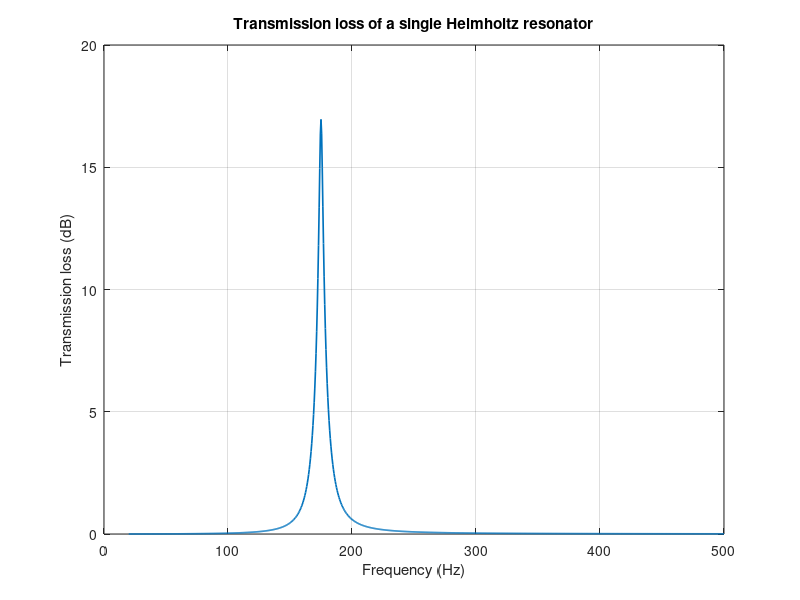
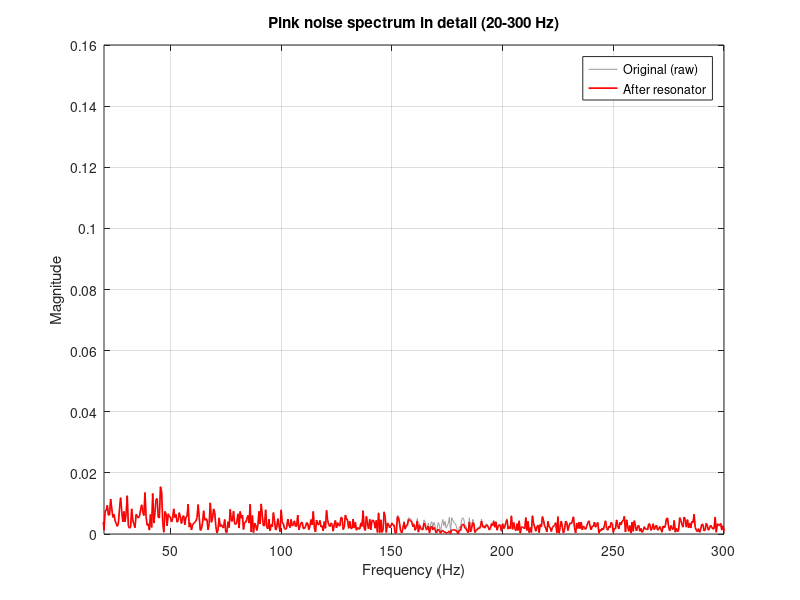
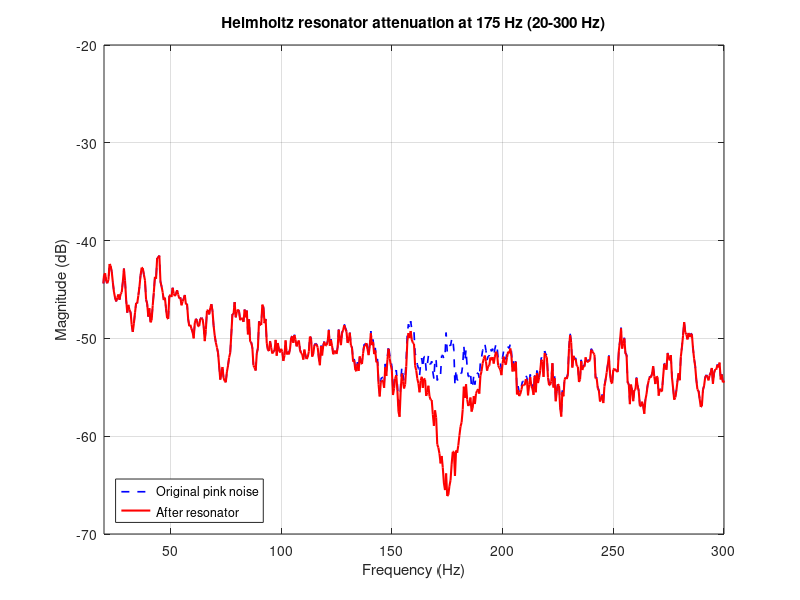
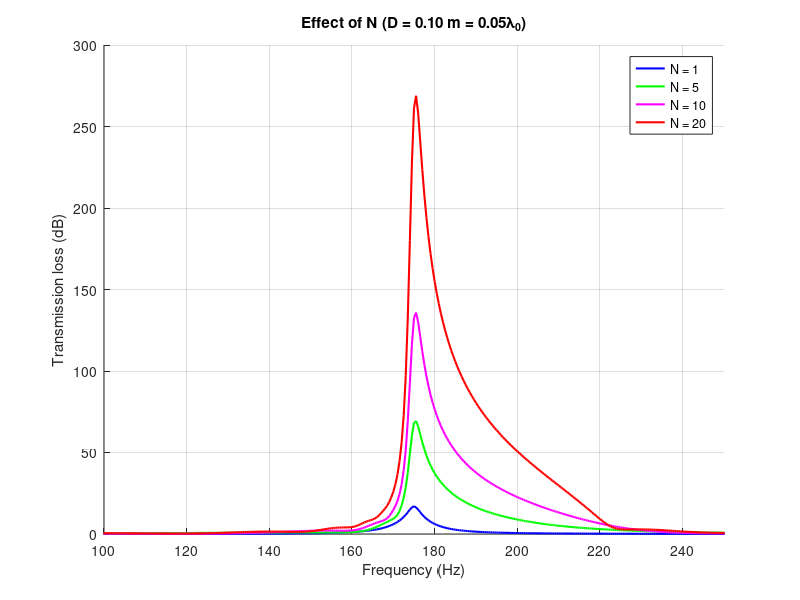

Here is the MATLAB script that generated these plots, in order: (Note: this script raises an error after producing the figures.)
%% HELMHOLTZ_PANEL_TL
% Transmission loss (TL) of Helmholtz-resonator-based acoustic metamaterials
% for low-frequency sound isolation (target band: 150-250 Hz).
%
% The script is organised in independent sections:
%   0. Global parameters
%   1. Single Helmholtz resonator (side branch in a duct)
%   2. Narrower-neck design (higher Q)
%   3. Pink-noise filtering with the single resonator
%   4. Periodic array of resonators in a duct (transfer-matrix method)
%   5. Graded panel of 16 resonators (150-250 Hz), locally reactive surface
%
% Model: lumped-element acoustic circuit (mass MA, compliance CA, resistance RA).
% Requirements: base MATLAB (no toolboxes).
%
% Author: Pepe - Undergraduate thesis (TFG), Universidad de Malaga.

clear; clc; close all;

%% 0. Global parameters
f0   = 175;              % Target resonance frequency [Hz]
w0   = 2*pi*f0;          % Angular resonance frequency [rad/s]
rho0 = 1.21;             % Air density [kg/m^3]
c    = 343;              % Speed of sound [m/s]
nu   = 1.5e-5;           % Kinematic viscosity of air [m^2/s]

% Neck geometry (square cross-section)
L    = 15e-3;            % Neck length [m]
d    = 12e-3;            % Neck side length [m]
S    = d^2;              % Neck cross-section area [m^2] (= 1.44e-4)

% Duct (100 x 100 mm)
Sduct = 0.01;            % Duct cross-section area [m^2]
Z0    = rho0*c/Sduct;    % Characteristic acoustic impedance of the duct [Pa*s/m^3]

% Frequency sweep (fine resolution needed because of the high Q)
f  = 20:0.5:500;         % [Hz]
w  = 2*pi*f;             % [rad/s]
Nf = numel(f);

%% 1. Single Helmholtz resonator
% Effective neck length with end correction (flanged/unflanged average: 0.85*d)
Leff = L + 0.85*d;

% Cavity volume from the target resonance frequency: f0 = (c/2pi)*sqrt(S/(V*Leff))
V = (c^2*S)/(w0^2*Leff);

CA = V/(rho0*c^2);       % Acoustic compliance [m^3/Pa]
MA = rho0*Leff/S;        % Acoustic mass [kg/m^4]
% Viscous (boundary-layer) resistance; dominates over radiation resistance at this frequency
RA = (rho0/S)*sqrt(2*w0*nu)*(1 + L/d);   % [Pa*s/m^3]

% Acoustic impedance of the resonator (series RLC)
Zm = RA + 1i*(w*MA - 1./(w*CA));

% Transmission loss of a side-branch resonator in the duct
TL = 20*log10(abs((2*Zm + Z0)./(2*Zm)));

figure('Name', 'Single resonator TL');
plot(f, TL, 'LineWidth', 1.2);
xlabel('Frequency (Hz)');
ylabel('Transmission loss (dB)');
title('Transmission loss of a single Helmholtz resonator');
grid on;

%% 2. Narrower neck design (d/sqrt(2)) to widen the bandwidth (lower Q)
d_new    = d/sqrt(2);
S_new    = d_new^2;
Leff_new = L + 0.85*d_new;

MA_new = rho0*Leff_new/S_new;
RA_new = (rho0/S_new)*sqrt(2*w0*nu)*(1 + L/d_new);
Q_new  = (w0*MA_new)/RA_new;   % Quality factor
df_new = f0/Q_new;             % Half-power bandwidth [Hz]

fprintf('Narrow-neck design: Q = %.1f, bandwidth = %.2f Hz\n', Q_new, df_new);

%% 3. Pink noise filtered by the single resonator
fs  = 4000;              % Sampling frequency [Hz]
dur = 2;                 % Duration [s]
Ns  = fs*dur;            % Number of samples

% Pink noise: white noise shaped with a 1/sqrt(f) amplitude filter in the frequency domain
white = randn(Ns, 1);
X = fft(white);
freqs_fft = (0:Ns-1)*(fs/Ns);
freqs_sym = min(freqs_fft, fs - freqs_fft);   % Symmetric frequency axis (keeps ifft real)
freqs_sym(1) = freqs_sym(2);                  % Avoid division by zero at DC
pink_noise = real(ifft(X .* (1./sqrt(freqs_sym(:)))));
pink_noise = pink_noise/max(abs(pink_noise)); % Normalise

% Spectrum before the resonator (one-sided)
Y_before   = fft(pink_noise);
mag_before = abs(Y_before(1:Ns/2))/Ns;
f_axis     = (0:Ns/2-1)*(fs/Ns);

% Apply the resonator attenuation
w_axis    = 2*pi*f_axis;
w_axis(1) = w_axis(2);                        % Avoid division by zero at DC
Zm_axis   = RA + 1i*(w_axis*MA - 1./(w_axis*CA));
TL_axis   = 20*log10(abs((2*Zm_axis + Z0)./(2*Zm_axis)));
atten_lin = 10.^(-TL_axis/20);                % Linear attenuation factor

Y_after   = Y_before(1:Ns/2).' .* atten_lin;
mag_after = abs(Y_after)/Ns;

% Spectra in dB (eps avoids log(0)) and light moving-average smoothing
dB_before_smooth = movmean(20*log10(mag_before + eps), 8);
dB_after_smooth  = movmean(20*log10(mag_after  + eps), 8);

% Figure A: linear magnitude
figure('Name', 'Spectral detail (linear magnitude)');
plot(f_axis, mag_before, 'Color', [0.6 0.6 0.6], 'DisplayName', 'Original (raw)');
hold on;
plot(f_axis, mag_after, 'r-', 'LineWidth', 1.2, 'DisplayName', 'After resonator');
hold off;
xlabel('Frequency (Hz)');
ylabel('Magnitude');
title('Pink noise spectrum in detail (20-300 Hz)');
grid on; xlim([20 300]);
legend('Location', 'northeast');

% Figure B: dB with smoothing (recommended)
figure('Name', 'Spectral detail (dB)');
plot(f_axis, dB_before_smooth, 'b--', 'LineWidth', 1.2, 'DisplayName', 'Original pink noise');
hold on;
plot(f_axis, dB_after_smooth, 'r-', 'LineWidth', 1.5, 'DisplayName', 'After resonator');
hold off;
xlabel('Frequency (Hz)');
ylabel('Magnitude (dB)');
title('Helmholtz resonator attenuation at 175 Hz (20-300 Hz)');
grid on; xlim([20 300]);
legend('Location', 'southwest');

%% 4. Periodic array of resonators in a duct (transfer-matrix method)
% Each unit cell = duct section of length D + side-branch resonator.
lambda0  = c/f0;
D_values = [0.10, lambda0/4, lambda0/2, lambda0];   % Spacing between resonators [m]
N_values = [1, 5, 10, 20];                          % Number of unit cells
colors   = {'b', 'g', 'm', 'r'};

k = w/c;                                            % Wavenumber [rad/m]
TL_results = zeros(numel(D_values), numel(N_values), Nf);

for d_idx = 1:numel(D_values)
    D = D_values(d_idx);
    for n_idx = 1:numel(N_values)
        N_cells = N_values(n_idx);
        for idx = 1:Nf
            kD = k(idx)*D;
            T_duct = [cos(kD),          1i*Z0*sin(kD);
                      1i*sin(kD)/Z0,    cos(kD)];
            T_res  = [1,           0;
                      1/Zm(idx),   1];
            T_total = (T_duct*T_res)^N_cells;

            TL_results(d_idx, n_idx, idx) = 20*log10(abs(0.5*( ...
                T_total(1,1) + T_total(1,2)/Z0 + T_total(2,1)*Z0 + T_total(2,2))));
        end
    end
end

% One figure per spacing D, comparing N
for d_idx = 1:numel(D_values)
    figure;
    hold on;
    for n_idx = 1:numel(N_values)
        plot(f, squeeze(TL_results(d_idx, n_idx, :)), colors{n_idx}, ...
            'LineWidth', 1.5, 'DisplayName', sprintf('N = %d', N_values(n_idx)));
    end
    hold off;
    xlabel('Frequency (Hz)');
    ylabel('Transmission loss (dB)');
    title(sprintf('Effect of N (D = %.2f m = %.2f\\lambda_0)', D_values(d_idx), D_values(d_idx)/lambda0));
    legend('show');
    grid on;
    % For large D, Bragg effects appear outside the narrow band, so widen the view
    if D_values(d_idx) < lambda0/2
        xlim([100 250]);
    else
        xlim([20 500]);
    end
end

%% 5. Graded panel of resonators (varying f0 between cells)
Nceldas = 16;                          % Number of cells
f0i     = linspace(150, 250, Nceldas); % Equispaced design frequencies [Hz]
w0i     = 2*pi*f0i;

disp('Design frequencies [Hz]:');
disp(mat2str(round(f0i, 1)));

% Cavity volume of each cell (same neck, different volume)
Vi = (c^2*S) ./ (w0i.^2 * Leff);       % [m^3]
disp('Cavity volumes [cm^3]:');
disp(mat2str(round(Vi*1e6, 1)));

% Lumped parameters of each cell
RA_i = (rho0/S) * sqrt(2*w0i*nu) .* (1 + L/d);   % 1x16
MA_i = MA;                                        % Same neck for all cells
CA_i = Vi / (rho0*c^2);                           % 1x16

% Impedance of each cell over the frequency sweep
Zm_panel = zeros(Nceldas, Nf);
for i = 1:Nceldas
    Zm_panel(i,:) = RA_i(i) + 1i*(w*MA_i - 1./(w*CA_i(i)));
end

% Check: impedance of each cell at its own design frequency
for i = 1:Nceldas
    [~, idx] = min(abs(f - f0i(i)));
    fprintf('Cell %2d (f0 = %.1f Hz): Zm = %.2f + %.2fi\n', ...
        i, f0i(i), real(Zm_panel(i,idx)), imag(Zm_panel(i,idx)));
end

% Locally reactive surface hypothesis: cells act in parallel (admittances add)
Ym_panel = sum(1./Zm_panel, 1);
Zm_total = 1 ./ Ym_panel;                  % Total acoustic impedance [Pa*s/m^3]

% Specific (surface) impedance of the panel [Pa*s/m]
s_celda  = 8.22e-2;                        % Cell side length [m]
A_panel  = Nceldas * s_celda^2;            % Total panel area [m^2]
Zs_panel = Zm_total * A_panel;

% Transmission loss (normal incidence)
Zc      = rho0*c;                          % Characteristic impedance of air
TLpanel = 20*log10(abs(1 + Zs_panel./(2*Zc)));

figure('Name', 'Graded panel TL');
plot(f, TLpanel, 'r', 'LineWidth', 1.5, 'DisplayName', 'Graded panel TL');
xlabel('Frequency (Hz)');
ylabel('Transmission loss (dB)');
title('Transmission loss of the graded panel');
legend('show');
grid on;
xlim([100 300]);
ylim([0 max(TLpanel)+5]);

% Comparison: graded panel vs single cell
figure('Name', 'Graded panel vs single cell');
plot(f, TL, 'b--', 'LineWidth', 1.2, 'DisplayName', 'Single cell (175 Hz)');
hold on;
plot(f, TLpanel, 'r-', 'LineWidth', 2, 'DisplayName', 'Graded panel (150-250 Hz)');
hold off;
xlabel('Frequency (Hz)');
ylabel('Transmission loss (dB)');
title('Bandwidth comparison: graded panel vs single cell');
grid on;
xlim([100 300]);
legend('show');
